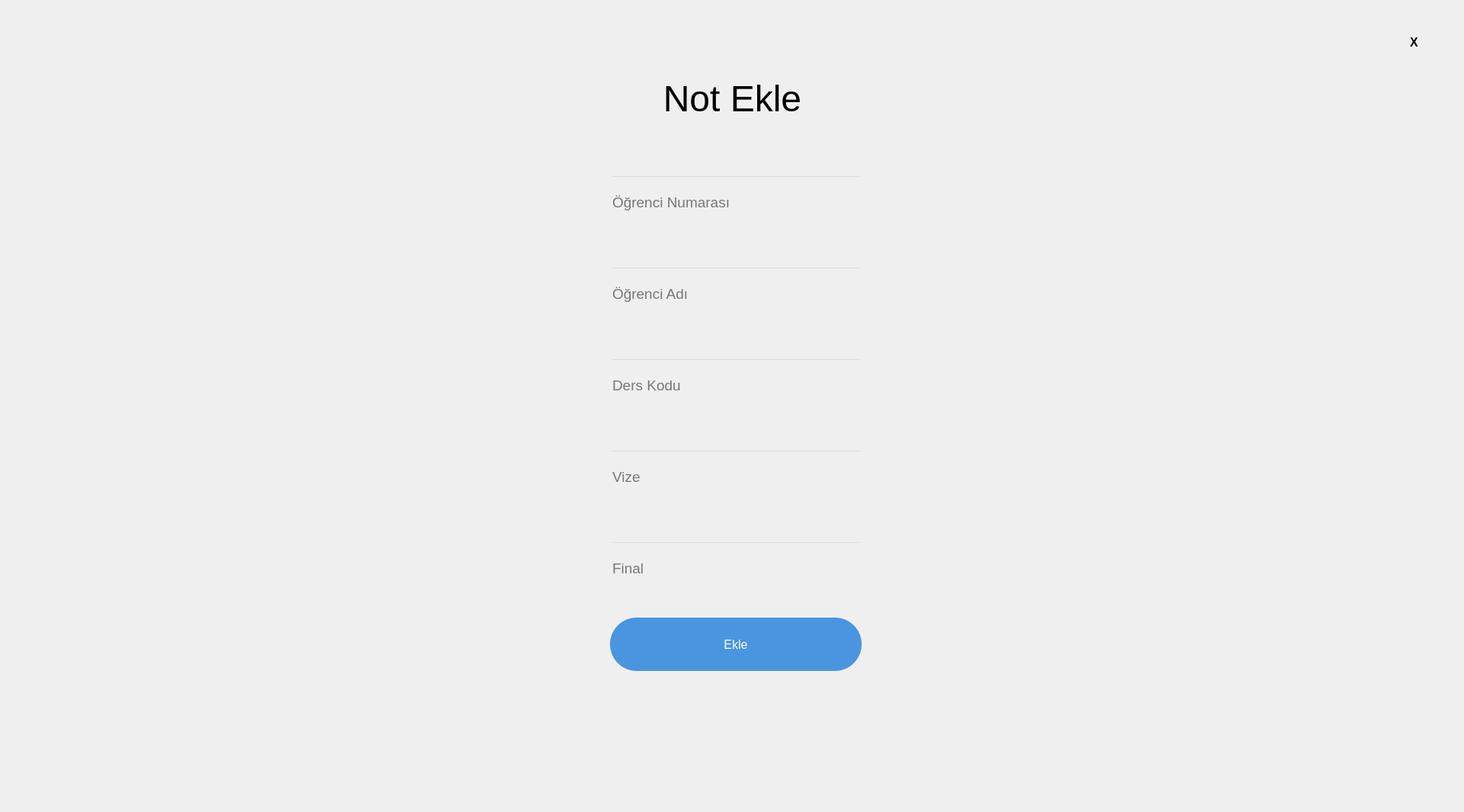
<?xml version="1.0" encoding="UTF-8"?>
<ui version="4.0">
 <class>MainWindow</class>
 <widget class="QMainWindow" name="MainWindow">
  <property name="geometry">
   <rect>
    <x>0</x>
    <y>0</y>
    <width>1920</width>
    <height>1065</height>
   </rect>
  </property>
  <property name="font">
   <font>
    <pointsize>10</pointsize>
   </font>
  </property>
  <property name="windowTitle">
   <string>MainWindow</string>
  </property>
  <widget class="QWidget" name="centralwidget">
   <widget class="QPushButton" name="btnQuit">
    <property name="geometry">
     <rect>
      <x>1839</x>
      <y>40</y>
      <width>31</width>
      <height>30</height>
     </rect>
    </property>
    <property name="font">
     <font>
      <family>Arial</family>
      <pointsize>12</pointsize>
      <weight>75</weight>
      <bold>true</bold>
     </font>
    </property>
    <property name="styleSheet">
     <string notr="true">QPushButton#btnQuit{	
	background-color: transparent;
	color: rgb(0, 0, 0);
	border-radius:5px;
}
QPushButton#btnQuit:hover{	
	background-color: qlineargradient(spread:pad, x1:0, y1:0.505682, x2:1, y2:0.477, stop:0 rgb(255, 65, 65), stop:1  rgb(255, 65, 65));
}
QPushButton#btnQuit:pressed{
	padding-left:2px;
	padding-top:2px;	
	background-color: rgb(255, 65, 65);
}</string>
    </property>
    <property name="text">
     <string>X</string>
    </property>
    <property name="icon">
     <iconset>
      <normaloff>:/icons/feather/x.svg</normaloff>:/icons/feather/x.svg</iconset>
    </property>
    <property name="iconSize">
     <size>
      <width>25</width>
      <height>25</height>
     </size>
    </property>
   </widget>
   <widget class="QLineEdit" name="lineStudentNumber">
    <property name="geometry">
     <rect>
      <x>800</x>
      <y>230</y>
      <width>330</width>
      <height>70</height>
     </rect>
    </property>
    <property name="font">
     <font>
      <family>Arial</family>
      <pointsize>14</pointsize>
     </font>
    </property>
    <property name="styleSheet">
     <string notr="true">background-color:rgba(0,0,0,0);
border-bottom:2px solid rgba(105,118,132,255);

</string>
    </property>
    <property name="echoMode">
     <enum>QLineEdit::Normal</enum>
    </property>
    <property name="placeholderText">
     <string>Öğrenci Numarası</string>
    </property>
   </widget>
   <widget class="QLabel" name="title4">
    <property name="geometry">
     <rect>
      <x>630</x>
      <y>80</y>
      <width>661</width>
      <height>100</height>
     </rect>
    </property>
    <property name="font">
     <font>
      <family>Arial</family>
      <pointsize>36</pointsize>
     </font>
    </property>
    <property name="text">
     <string>&lt;html&gt;&lt;head/&gt;&lt;body&gt;&lt;p align=&quot;center&quot;&gt;Not Ekle&lt;/p&gt;&lt;/body&gt;&lt;/html&gt;</string>
    </property>
   </widget>
   <widget class="QPushButton" name="btnAdd">
    <property name="geometry">
     <rect>
      <x>800</x>
      <y>810</y>
      <width>330</width>
      <height>70</height>
     </rect>
    </property>
    <property name="font">
     <font>
      <family>Arial</family>
      <pointsize>12</pointsize>
     </font>
    </property>
    <property name="styleSheet">
     <string notr="true">QPushButton#btnAdd{	
	background-color: rgb(74, 149, 223);
	color: white;
	border-radius:35px;
}
QPushButton#btnAdd:hover{	
	background-color: qlineargradient(spread:pad, x1:0, y1:0.505682, x2:1, y2:0.477, stop:0 rgb(74, 149, 223), stop:1  rgb(74, 149, 223));
}
QPushButton#btnAdd:pressed{
	padding-left:2px;
	padding-top:2px;	
	background-color: rgb(74, 149, 223);
}</string>
    </property>
    <property name="text">
     <string>Ekle</string>
    </property>
   </widget>
   <widget class="QLineEdit" name="lineStudentName">
    <property name="geometry">
     <rect>
      <x>800</x>
      <y>350</y>
      <width>330</width>
      <height>70</height>
     </rect>
    </property>
    <property name="font">
     <font>
      <family>Arial</family>
      <pointsize>14</pointsize>
     </font>
    </property>
    <property name="styleSheet">
     <string notr="true">background-color:rgba(0,0,0,0);
border-bottom:2px solid rgba(105,118,132,255);

</string>
    </property>
    <property name="echoMode">
     <enum>QLineEdit::Normal</enum>
    </property>
    <property name="placeholderText">
     <string>Öğrenci Adı</string>
    </property>
   </widget>
   <widget class="QLineEdit" name="lineLessonCode">
    <property name="geometry">
     <rect>
      <x>800</x>
      <y>470</y>
      <width>330</width>
      <height>70</height>
     </rect>
    </property>
    <property name="font">
     <font>
      <family>Arial</family>
      <pointsize>14</pointsize>
     </font>
    </property>
    <property name="styleSheet">
     <string notr="true">background-color:rgba(0,0,0,0);
border-bottom:2px solid rgba(105,118,132,255);

</string>
    </property>
    <property name="echoMode">
     <enum>QLineEdit::Normal</enum>
    </property>
    <property name="placeholderText">
     <string>Ders Kodu</string>
    </property>
   </widget>
   <widget class="QLineEdit" name="lineMidterm">
    <property name="geometry">
     <rect>
      <x>800</x>
      <y>590</y>
      <width>330</width>
      <height>70</height>
     </rect>
    </property>
    <property name="font">
     <font>
      <family>Arial</family>
      <pointsize>14</pointsize>
     </font>
    </property>
    <property name="styleSheet">
     <string notr="true">background-color:rgba(0,0,0,0);
border-bottom:2px solid rgba(105,118,132,255);

</string>
    </property>
    <property name="echoMode">
     <enum>QLineEdit::Normal</enum>
    </property>
    <property name="placeholderText">
     <string>Vize</string>
    </property>
   </widget>
   <widget class="QLineEdit" name="lineFinal">
    <property name="geometry">
     <rect>
      <x>800</x>
      <y>710</y>
      <width>330</width>
      <height>70</height>
     </rect>
    </property>
    <property name="font">
     <font>
      <family>Arial</family>
      <pointsize>14</pointsize>
     </font>
    </property>
    <property name="styleSheet">
     <string notr="true">background-color:rgba(0,0,0,0);
border-bottom:2px solid rgba(105,118,132,255);

</string>
    </property>
    <property name="echoMode">
     <enum>QLineEdit::Normal</enum>
    </property>
    <property name="placeholderText">
     <string>Final</string>
    </property>
   </widget>
  </widget>
 </widget>
 <resources>
  <include location="res.qrc"/>
 </resources>
 <connections/>
</ui>
